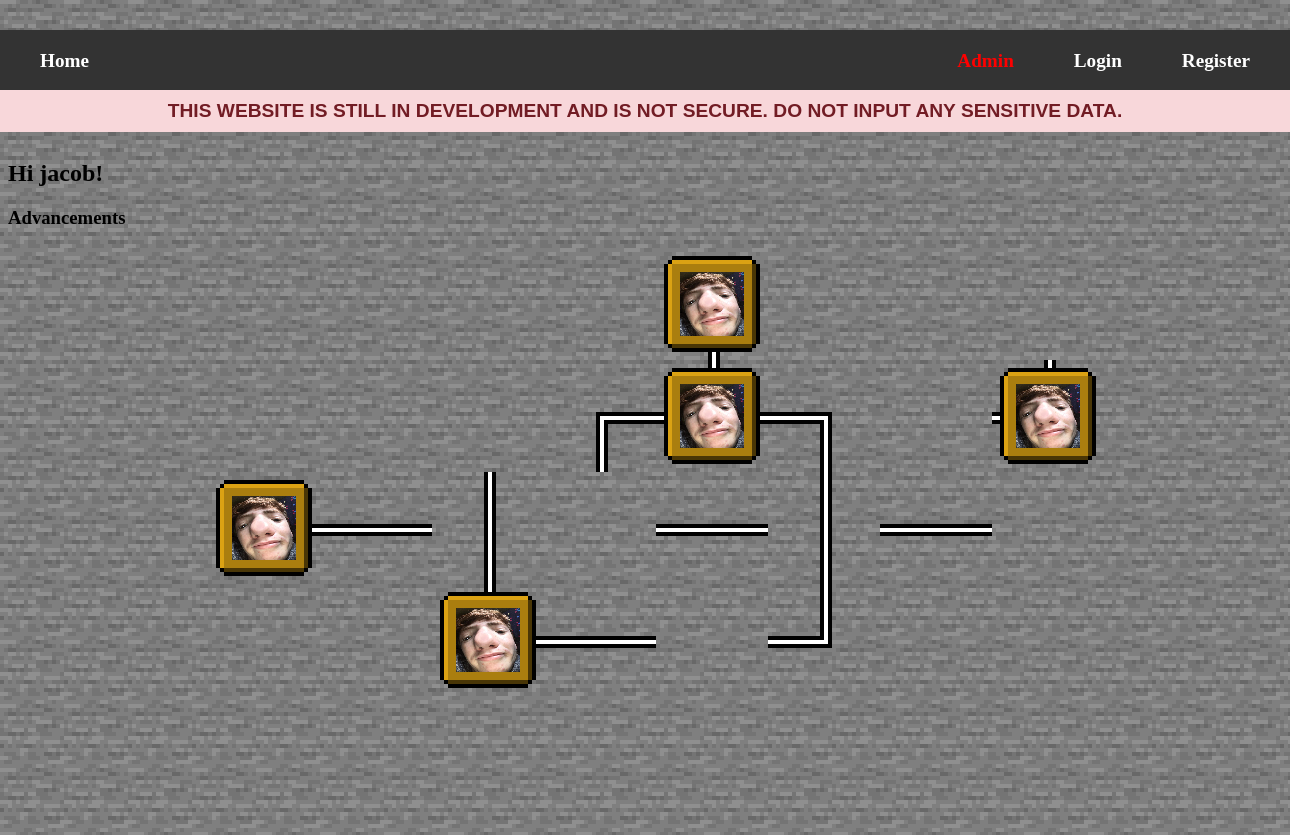
The app's page /advancements/6a61636f62636172746572 with its own data.
### tables this page shows
CREATE TABLE USERS (ID INTEGER PRIMARY KEY AUTOINCREMENT, name TEXT, user_md5 TEXT, advancements text DEFAULT '[]');

CREATE TABLE ADVANCEMENTS (ID INTEGER PRIMARY KEY AUTOINCREMENT, name TEXT, description TEXT, image TEXT);

### main.py (the view)
@app.route("/advancements/<user_md5>", methods=["GET"])
def advancements(user_md5):
    error = None
    with open("data/layout.json", "r") as f:
        layout_data = json.load(f)
    try:
        conn = get_db_connection()
        cursor = conn.cursor()
        cursor.execute("SELECT name FROM USERS WHERE user_md5 = ?", (user_md5,))
        user = cursor.fetchone()
        if not user:
            return redirect("/login?NotFound")
        user_name = user["name"]
        cursor.execute("SELECT * FROM ADVANCEMENTS ORDER BY ID")
        advancements = cursor.fetchall()
        conn.close()
    except sqlite3.Error as error:
        if not user_name:
            user_name = "Unknown User"
    return render_template("main/advancements.html", title=f"{user_name}'s Advancements - Player Ready Advancements", error=error, layout=layout_data, user_name=user_name, advancements=advancements)

### main.py (called while the page is built)
def get_db_connection():
    conn = sqlite3.connect("data/database.db")
    conn.row_factory = sqlite3.Row  # Enable row factory for dict-like access
    return conn

@app.before_request
def construct_db():
    if not os.path.exists("data/database.db"):
        with open("data/database.db", "w") as db_file:
            pass  # Create an empty database file
    conn = get_db_connection()
    cursor = conn.cursor()
    cursor.execute(
        "CREATE TABLE IF NOT EXISTS USERS (ID INTEGER PRIMARY KEY AUTOINCREMENT, name TEXT, user_md5 TEXT, advancements text DEFAULT '[]')"
    )
    cursor.execute(
        "CREATE TABLE IF NOT EXISTS ADVANCEMENTS (ID INTEGER PRIMARY KEY AUTOINCREMENT, name TEXT, description TEXT, image TEXT)"
    )
    conn.commit()
    conn.close()

### templates/main/advancements.html (shortened to what this page needs)
<html lang="en-gb">
    {% include "base/header.html" %}
    <body>
        {% include "base/navbar.html" %}
        <div class="content">
            <h2>Hi {{ user_name }}!</h2>
            <h3>Advancements</h3>
            {% if error != None %}
                <p class="error">{{ error }}</p>
            {% else %}
                <div class="advancements">
                    {% for x in layout %}
                        <div class="advancement-column">
                            {% for y in layout[x] %}
                                {% if layout[x][y]["id"] == "NONE" %}
                                <div class="adv-tile tile-empty">
                                    <img src="{{ url_for('static', filename='images/tile-bgs/' + layout[x][y]['bg'] + '.png') }}" class="tile-bg">
                                </div>
                                {% else %}
                                    {% for advancement in advancements %}
                                        {% if advancement.id|string == layout[x][y]["id"] %}
                                            {% set found = True %}
                                            <a href="/advancement-detail/{{ advancement.id }}">
                                            <div class="advancement">
                                                <div class="adv-main">
                                                    <div class="adv-title">
                                                        <div class="adv-frame">
                                                            {% if advancement.image %}
                                                                <img src="{{ url_for('static', filename='images/' + advancement.image) }}" alt="{{ advancement.name }} image" class="adv-image">
                                                            {% else %}
                                                                <img src="{{ url_for('static', filename='images/misc/preview_placeholder.png') }}" alt="{{ advancement.name }} image" class="adv-image">
                                                            {% endif %}
                                                        </div>
                                                    </div>
                                                </div>
                                            </div>
                                            </a>
                                        {% endif %}
                                    {% endfor %}
                                {% endif %}
                            {% endfor %}
                        </div>
                    {% endfor %}
                </div>
            {% endif %}
        </div>
    </body>
</html>

### static/css/styles.css (style rules this page uses)
* { font-family: 'Minecraft'; }
body { margin: 0; padding: 8; padding-top: 120px; margin: 0; height: 100vh; background-image: url("/../../static/images/misc/background.png"); background-repeat: repeat; background-size: 64px 64px; background-position: top left; image-rendering: pixelated; image-rendering: -moz-crisp-edges; image-rendering: crisp-edges; padding-top: 160px; }
.advancement-column a { text-decoration: none; color: inherit; cursor: pointer; }
.advancements { display: grid; grid-template-columns: repeat(auto-fit, 112px); padding-left: 200px; grid-auto-flow: column; width: max-content; }
.advancement-column { display: grid; grid-template-rows: repeat(auto-fit, 112px); }
.tile-bg { width: 112px; height: 112px; position: absolute; image-rendering: pixelated; image-rendering: -moz-crisp-edges; image-rendering: crisp-edges; z-index: -1; }
.tile-empty { width: 112px; height: 112px; position: relative; }
.adv-frame { width: 96px; height: 96px; position: relative; display: flex; align-items: center; justify-content: center; z-index: 10; }
.advancement { font-size: 37px; position: relative; z-index: 1; }
.adv-main { position: absolute; top: 8px; left: -8px; }
.adv-image { width: 64px; height: 64px; z-index: 1; image-rendering: pixelated; image-rendering: -moz-crisp-edges; image-rendering: crisp-edges; }
.adv-title { display: flex; flex-direction: row; }

### records on screen
USERS: name "jacob"
ADVANCEMENTS: image (picture)
